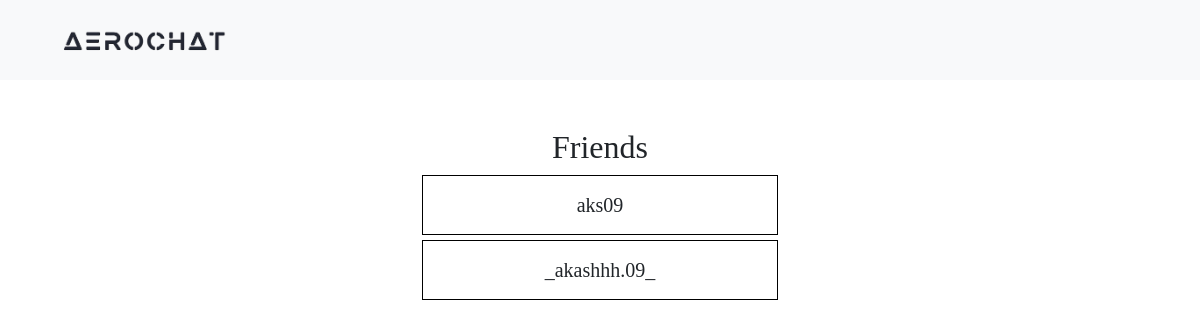
The page /friends/ (signed in) on the database as committed earlier.
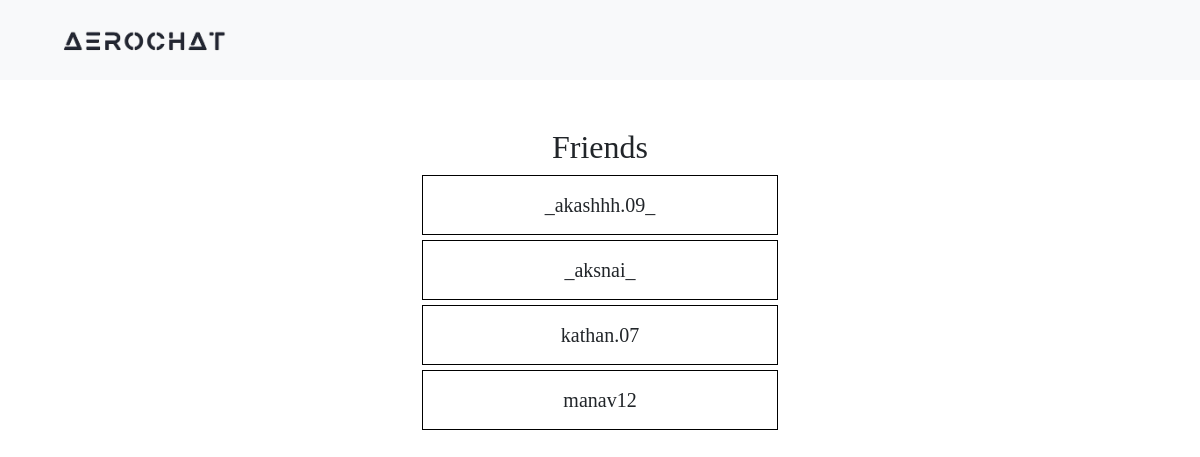
The same page on the database as committed later.
### AeroApp/models.py (models this page shows)
class User(AbstractUser):
    full_name = models.CharField(max_length=50)
    otp = models.CharField(max_length=10, blank=True, null=True)
    Bio = models.CharField(max_length=300, null=True)

### AeroApp/views.py (the view)
# urls.py: path('friends/', views.ShowFriend, name='friendsList'),
@login_required
def ShowFriend(request):
    FriendShips = Friendship.objects.filter(user1=request.user)
    Friends = [i.user2 for i in FriendShips]
    return render(request, 'showfriend.html' , {'Friends': Friends})

### AeroApp/templates/showfriend.html (shortened to what this page needs)
<!DOCTYPE html>
<html lang="en">
{% load static %}
<head>
  <link href="https://cdn.jsdelivr.net/npm/bootstrap@5.3.0-alpha1/dist/css/bootstrap.min.css" rel="stylesheet">
</head>
<body>
<nav class="navbar navbar-expand-lg navbar-light">
    <div class="container">
        <a class="navbar-brand" href="{% url 'home' %}">
            <img src="{% static 'logo.png' %}" alt="logo of AeroChat" class="logo-img">
        </a>
    </div>
</nav>
<div class="container mt-5">
  <div class="row justify-content-center">
      <div class="col-md-4">
          <div class="logo-container">
              <h2>Friends</h2>
          </div>
          {% for friend in Friends %}
            <div class="friend-box">{{ friend.username }}</div>
          {% endfor %}
      </div>
  </div>
</div>
</body>
</html>

Rows that differ between the two databases and show on the page:
no longer on this page (row edited): User: username "aks09"
now on this page (row unchanged): User: username "_aksnai_"
now on this page (row unchanged): User: username "kathan.07"
now on this page (row unchanged): User: username "manav12"
